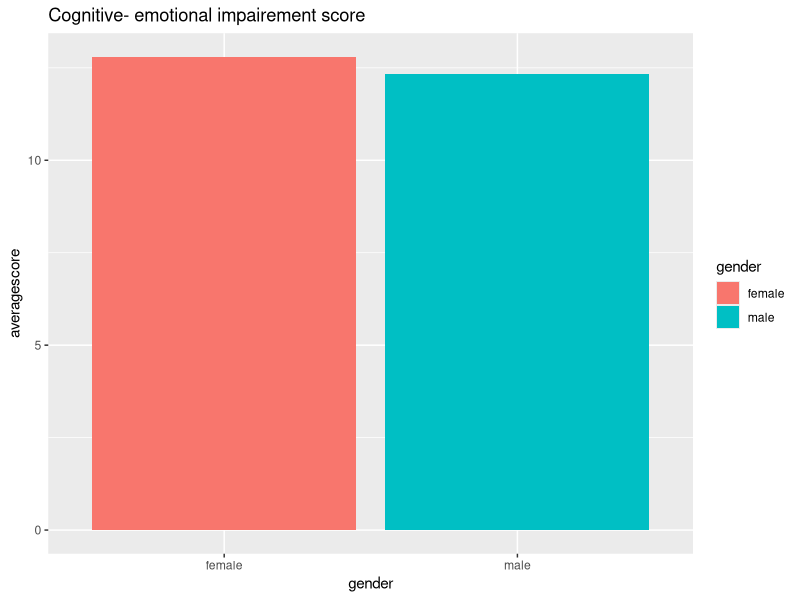

This chart was generated by the following R code: (Note: this script raises an error after producing the figure.)
#bar plot for every factor divided by gender, Mann Whitney u test instead of t-test
#H D difference btw groups on climate anxiety

library('lavaan')
library('readr')
library('readxl')
library('tidyr')
library('ggplot2')
library('dplyr')
library('scales')

#barplot, f1, gender
# Basic barplot

pdf <- data.frame(gender=c("female", "male"),
                 averagescore=c(12.79545455, 12.34482759))
head(pdf)


p <-ggplot(data=pdf, aes(x=gender, y= averagescore, fill=gender)) +
 geom_bar(stat="identity")+
  ggtitle('Cognitive- emotional impairement score')
p

#Mann Whitney U test, NOT SIGNIFICANT
wilcox.test(averagescore ~ gender, data= pdf, mu=0, alt='two.sided', conf.int=T, conf.level=0.95, paired=F, exakt=T, correct=T)

#barplot, f2, gender
# Basic barplot

pdf2 <- data.frame(gender=c("female", "male"),
                  averagescore2=c(1.563131313, 1.643678161))
head(pdf2)


p2 <-ggplot(data=pdf2, aes(x=gender, y= averagescore2, fill=gender)) +
  geom_bar(stat="identity")+
  ggtitle('Emotional- functional impairment score')
p2

#Mann Whitney U test, NOT SIGNIFICANT
wilcox.test(averagescore2 ~ gender, data= pdf2, mu=0, alt='two.sided', conf.int=T, conf.level=0.95, paired=F, exakt=T, correct=T)

#barplot, f3, gender
# Basic barplot

pdf3 <- data.frame(gender=c("female", "male"),
                  averagescore3=c(2.78030303, 2.511494253))
head(pdf3)


p3 <-ggplot(data=pdf3, aes(x=gender, y= averagescore3, fill=gender)) +
  geom_bar(stat="identity")+
  ggtitle('Experience of climate change')
p3

#Mann Whitney U test, NOT SIGNIFICANT
wilcox.test(averagescore3 ~ gender, data= pdf3, mu=0, alt='two.sided', conf.int=T, conf.level=0.95, paired=F, exakt=T, correct=T)

#barplot, f4, gender
# Basic barplot

pdf4 <- data.frame(gender=c("female", "male"),
                  averagescore4=c(4.278409091, 3.918103448))
head(pdf4)


p4 <-ggplot(data=pdf4, aes(x=gender, y= averagescore4, fill=gender)) +
  geom_bar(stat="identity")+
  ggtitle('Pro- environmental behaviour, less effort and impact')
p4

#Mann Whitney U test, NOT SIGN
wilcox.test(averagescore4 ~ gender, data= pdf4, mu=0, alt='two.sided', conf.int=T, conf.level=0.95, paired=F, exakt=T, correct=T)

#barplot, f5, gender
# Basic barplot

pdf5 <- data.frame(gender=c("female", "male"),
                  averagescore5=c(2.805871212, 2.612068966))
head(pdf5)


p5 <-ggplot(data=pdf5, aes(x=gender, y= averagescore5, fill=gender)) +
  geom_bar(stat="identity")+
  ggtitle('Pro- environmental behaviour, more effort and impact')
p5

#Mann Whitney U test, NON SIGN
wilcox.test(averagescore5 ~ gender, data= pdf5, mu=0, alt='two.sided', conf.int=T, conf.level=0.95, paired=F, exakt=T, correct=T)

#barplot, f6, gender
# Basic barplot

pdf6 <- data.frame(gender=c("female", "male"),
                  averagescore6=c(3.025252525, 2.545977011))
head(pdf6)


p6 <-ggplot(data=pdf6, aes(x=gender, y= averagescore6, fill=gender)) +
  geom_bar(stat="identity")+
  ggtitle('Shame, Guilt, Hopelessness')
p6

#Mann Whitney U test, NON SIGN
wilcox.test(averagescore6 ~ gender, data= pdf6, mu=0, alt='two.sided', conf.int=T, conf.level=0.95, paired=F, exakt=T, correct=T)

#barplot, f1, age
# Basic barplot

pdfa <- data.frame(age=c("18-25", "25-35","35-45","45-55", "55-65", "65+"),
                  averagescorea=c(2.159340659, 1.902040816, 1.732142857, 1.581280788,1.551020408,1.692307692))
head(pdfa)


pa <-ggplot(data=pdfa, aes(x=age, y= averagescorea, fill=age)) +
  geom_bar(stat="identity")+
  ggtitle('Cognitive- emotional impairement score')
pa

#Pairwise Mann Whitney U test, NOT SIGNIFICANT
pairwise.wilcox.test(pdfa$averagescorea, pdfa$age, conf.level=0.95, paired=F, exakt=T, correct=T)

#barplot, f2, age
# Basic barplot

pdfa2 <- data.frame(age=c("18-25", "25-35","35-45","45-55", "55-65", "65+"),
                   averagescorea2=c(1.692307692, 1.661904762, 1.6, 1.540229885,1.333333333,1.538461538))
head(pdfa2)


pa2 <-ggplot(data=pdfa2, aes(x=age, y= averagescorea2, fill=age)) +
  geom_bar(stat="identity")+
  ggtitle('Emotional- functional impairement score')
pa2

#Pairwise Mann Whitney U test, NOT SIGNIFICANT
pairwise.wilcox.test(pdfa2$averagescorea2, pdfa$age, conf.level=0.95, paired=F, exakt=T, correct=T)

#barplot, f3, age
# Basic barplot

pdfa3 <- data.frame(age=c("18-25", "25-35","35-45","45-55", "55-65", "65+"),
                    averagescorea3=c(3.243589744, 2.766666667, 2.55, 2.563218391,2.30952381,2.512820513))
head(pdfa3)


pa3 <-ggplot(data=pdfa3, aes(x=age, y= averagescorea3, fill=age)) +
  geom_bar(stat="identity")+
  ggtitle('Experience of climate change')
pa3

#Pairwise Mann Whitney U test, NOT SIGNIFICANT
pairwise.wilcox.test(pdfa3$averagescorea3, pdfa$age, conf.level=0.95, paired=F, exakt=T, correct=T)

#barplot, f4, age
# Basic barplot

pdfa4 <- data.frame(age=c("18-25", "25-35","35-45","45-55", "55-65", "65+"),
                    averagescorea4=c(4.207692308, 4.14, 3.94, 3.827586207,2.785714286,2.512820513))
head(pdfa4)


pa4 <-ggplot(data=pdfa4, aes(x=age, y= averagescorea4, fill=age)) +
  geom_bar(stat="identity")+
  ggtitle('Pro-environmental behaviour, small effort & impact')
pa4

#Pairwise Mann Whitney U test, NOT SIGNIFICANT
pairwise.wilcox.test(pdfa4$averagescorea4, pdfa$age, conf.level=0.95, paired=F, exakt=T, correct=T)

#barplot, f5, age
# Basic barplot

pdfa5 <- data.frame(age=c("18-25", "25-35","35-45","45-55", "55-65", "65+"),
                    averagescorea5=c(2.836538462, 2.883928571, 2.7625, 2.681034483,2.017857143,2.807692308))
head(pdfa5)


pa5 <-ggplot(data=pdfa5, aes(x=age, y= averagescorea5, fill=age)) +
  geom_bar(stat="identity")+
  ggtitle('Pro-environmental behaviour, more effort & impact')
pa5

#Pairwise Mann Whitney U test, NOT SIGNIFICANT
pairwise.wilcox.test(pdfa5$averagescorea5, pdfa$age, conf.level=0.95, paired=F, exakt=T, correct=T)

#barplot, f6, age
# Basic barplot

pdfa6 <- data.frame(age=c("18-25", "25-35","35-45","45-55", "55-65", "65+"),
                    averagescorea6=c(3.307692308, 3.09047619, 2.766666667, 2.747126437,1.952380952,2.641025641))
head(pdfa6)


pa6 <-ggplot(data=pdfa6, aes(x=age, y= averagescorea6, fill=age)) +
  geom_bar(stat="identity")+
  ggtitle('Shame, guilt & hopelessness')
pa6

#Pairwise Mann Whitney U test, NOT SIGNIFICANT
pairwise.wilcox.test(pdfa6$averagescorea6, pdfa$age, conf.level=0.95, paired=F, exakt=T, correct=T)
